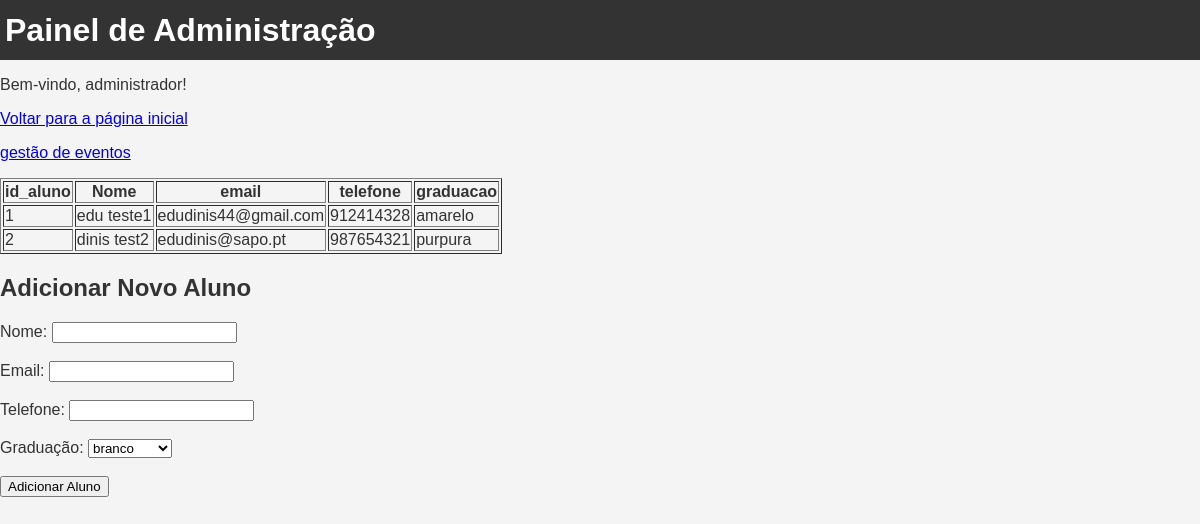
The page /admin.php (signed in) on the database as committed earlier.
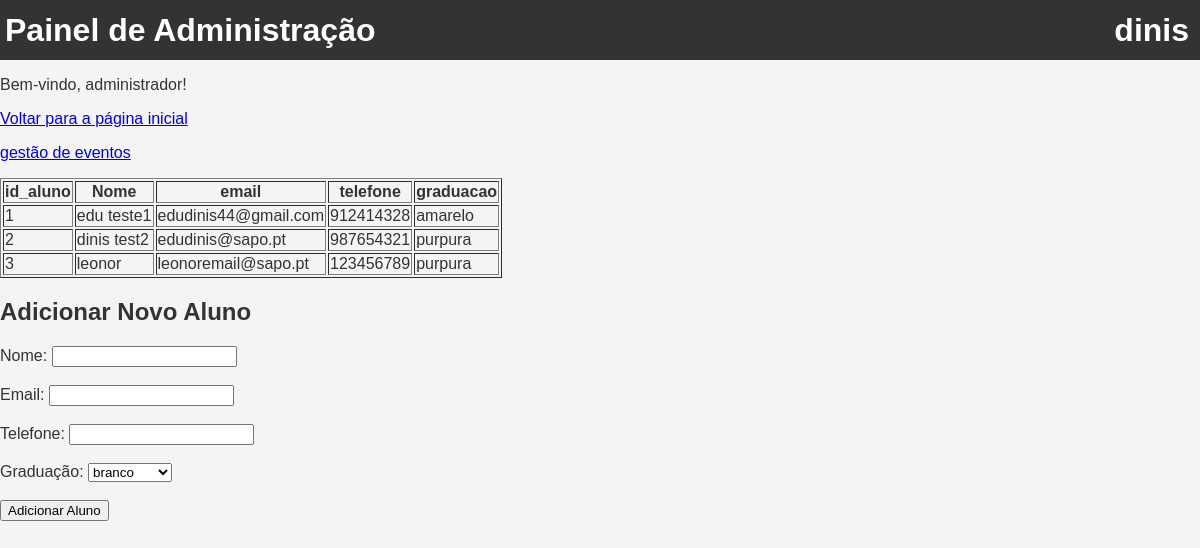
The same page on the database as committed later.
### tables this page shows
CREATE TABLE `alunos` (
  `id_aluno` int(11) NOT NULL,
  `Nome` varchar(255) NOT NULL,
  `email` varchar(255) NOT NULL,
  `telefone` varchar(255) NOT NULL,
  `graduacao` varchar(255) NOT NULL
);

CREATE TABLE `utilizador` (
  `id_utilizador` int(11) NOT NULL,
  `idaluno` int(11) NOT NULL,
  `email` varchar(255) NOT NULL,
  `password` varchar(255) NOT NULL,
  `nome` varchar(255) DEFAULT NULL,
  `telefone` varchar(255) DEFAULT NULL,
  `graduacao` varchar(255) DEFAULT NULL,
  `admin` tinyint(4) DEFAULT NULL,
  `block` tinyint(4) DEFAULT NULL
);

### auth.php (called while the page is built, shortened)
<?php
include 'conexao.php';
function getemail() {
    return $_SESSION["email"] ?? '';
}
function getnome() {
    global $liga;
    $email = getemail();
    $sql = "SELECT nome FROM utilizador WHERE email = ?";
    $stmt = $liga->prepare($sql);
    $stmt->bind_param("s", $email);
    $stmt->execute();
    $result = $stmt->get_result();
    if ($row = $result->fetch_assoc()) {
        return $row['nome'];
    }
    return '';
}
?>

### admin.php (the view, shortened to what this page needs)
<?php
include 'auth.php';
$sql = "SELECT * FROM alunos";
$result = mysqli_query($liga, $sql);
?>
<!DOCTYPE html>
<html lang="pt">
<head>
    <link rel='stylesheet' type='text/css' media='screen' href='main.css'>
</head>
<body>
    <h1>Painel de Administração
    <div class="loginbutton">
            <a href="perfil.php"><?php echo htmlspecialchars(getnome()); ?></a>
</div>
    </h1>
    <p>Bem-vindo, administrador!</p>
    <p><a href="index.php">Voltar para a página inicial</a></p>
    <p><a href="admin_calendario.php">gestão de eventos</a></p>
    <?php
    if (mysqli_num_rows($result) > 0) {
        echo "<table border='1'>";
        echo "<tr><th>id_aluno</th><th>Nome</th><th>email</th><th>telefone</th><th>graduacao</th></tr>";
        while ($row = mysqli_fetch_assoc($result)) {
            echo "<tr>";
            echo "<td>" . $row["id_aluno"] . "</td>";
            echo "<td>" . $row["Nome"] . "</td>";
            echo "<td>" . $row["email"] . "</td>";
            echo "<td>" . $row["telefone"] . "</td>";
            echo "<td>" . $row["graduacao"] . "</td>";
            echo "</tr>";
        }
        echo "</table>";
    } else {
        echo "Sem resultados.";
    }
    ?>
    <h2>Adicionar Novo Aluno</h2>
    <form action="adicionaraluno.php" method="post">
        Nome: <input type="text" name="nome" required><br><br>
        Email: <input type="email" name="email" required><br><br>
        Telefone: <input type="text" name="telefone" required><br><br>
        Graduação:
        <select name="graduacao">
            <option value="branco">branco</option>
        </select>
        <br><br>
        <input type="submit" value="Adicionar Aluno">
    </form>
</body>
</html>

### main.css (style rules this page uses)
body { font-family: Arial, sans-serif; margin: 0; padding: 0; background-color: #f4f4f4; color: #333; }
h1 { background-color: #333; color: #fff; padding: 5px; margin: 0; display: flex; justify-content: space-between ; align-items: center; position: relative; z-index: 10; min-height: 50px; }
.loginbutton { display: flex; gap: 5px; }
.loginbutton a { background-color: #333; color: #fff; padding: 5px; text-decoration: none; border: 1px solid #333; text-align: center; vertical-align: center; }

Rows that differ between the two databases and show on the page:
now on this page (row edited): utilizador: nome "dinis"
added alunos: id_aluno "3", Nome "leonor", email "leonoremail@sapo.pt", telefone "123456789", graduacao "purpura"
